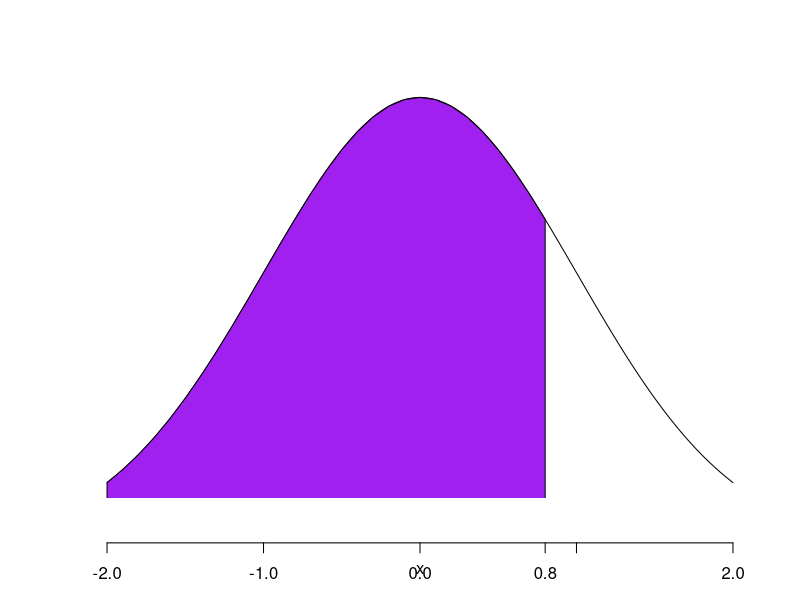

Write the R code that produced this figure.
## ---- chunk 1
options(htmltools.dir.version = FALSE)
knitr::opts_chunk$set(tidy = FALSE, eval = FALSE)
## ---- chunk 2
curve(dnorm(x), xlim = c(-2, 2), ylab = "", axes = FALSE)
abline(h = 0)
sequence = seq(-2, 0.8, 0.1)
polygon(x = c(sequence, 0.8, -2), y = c(dnorm(c(sequence)), 0, 0), col = "purple")
axis(1, at = c(-2, -1, 0, 0.8, 1, 2), pos = 0)
## ---- chunk 3
pnorm(0.8)
